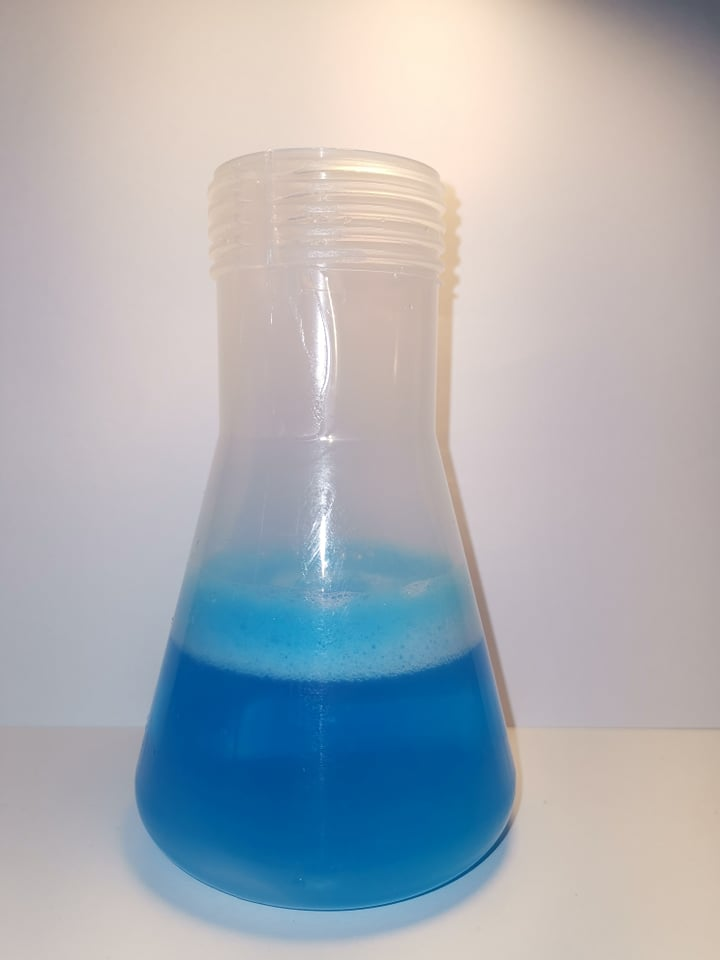
#> input picture foam_detection/foaming_images/Bluex3_foamx3.jpg, 720 x 960 px, found by its file name
$ python main_old_method.py
#> lines starting #> are read from the running program, lines starting #| are printed output that depends on the picture; after the words box and inside, x2 and y2 are one past the last pixel; in counts of white or black regions, pixels touching at a corner belong together; long printed decimals are rounded
### foam_detection/utils/rescaleFrame.py
import cv2

# Rescaling image
def rescaleFrame(frame, scale):
    """
    Function to rescale an image based on a scale ratio
    :param frame: image to rescale
    :param scale: positive float representing scale
    :returns: rescaled image
    """
    width = int(frame.shape[1] * scale)
    height = int(frame.shape[0] * scale)
    dimensions = (width, height)

    return cv2.resize(frame, dimensions, interpolation=cv2.INTER_CUBIC)

### foam_detection/utils/getEdges.py
import cv2
import numpy as np

def getEdges(image, blur):
    """
    function to get the canny edges of an image after applying shapening and blurring.

    :param image: image to find the edges
    :param blur: odd number for the blur kernel
    :returns: the edges from the image

    """
    if blur%2 == 0:
        raise Exception("Blur must be odd integer")

    kernel = np.array([[0, -1, 0],
                    [-1, 5,-1],
                    [0, -1, 0]], )
    image_sharp = cv2.filter2D(src=image, ddepth=-1, kernel=kernel)
    # cv2.imshow('sharpened image', image_sharp)

    # Apply Bilateral Blurring (to reduce noise while keeping edges sharp)
    # blurred = cv2.bilateralFilter(image_sharp, blur, 75, 75)
    blurred = cv2.GaussianBlur(image_sharp,(blur,blur),0)

    canny_edges = cv2.Canny(blurred, 45, 155)
    return canny_edges

### foam_detection/utils/extendLines.py
import cv2
import numpy as np

def extendLines(canny):
    """
    Function that finds any straight lines in an image and draws an extended white line over it.
    (purpose is to fill any gaps in edge contours of our flask)

    :param canny: The image to find the lines on
    :returns: image with the extended lines drawn
    """
    # Finding any lines in the canny edge image using HoughLines transform
    lines = cv2.HoughLinesP(canny,rho = 1,theta = 1*np.pi/180,threshold = 100,minLineLength = 100,maxLineGap = 50)

    # Drawing the lines onto the edges image to fill any gaps in the bottle contour
    N = lines.shape[0]
    for i in range(N):
        x1 = lines[i][0][0]
        y1 = lines[i][0][1]
        x2 = lines[i][0][2]
        y2 = lines[i][0][3]

        # Finding the angle of the lines
        if x2 == x1:
            theta = 90
        else:
            m = (y2-y1)/(x2-x1)
            theta_rad = np.arctan(m)
            theta = theta_rad *180/np.pi

        # calculate the length to extend by
        length = np.sqrt((x2-x1)**2 + (y2-y1)**2)
        length_to_extend = 0.39*length

        # Only keeping the lines that are not flat so we don't get the table
        if theta >30 or theta <-30:
            # calculating coordinates of lines after extension
            if theta != 90:
                x0 = np.round(x1-length_to_extend*np.cos(theta_rad)).astype(int)
                x3 = np.round(x2+length_to_extend*np.cos(theta_rad)).astype(int)
                y0 = np.round(y1-length_to_extend*np.sin(theta_rad)).astype(int)
                y3 = np.round(y2+length_to_extend*np.sin(theta_rad)).astype(int)
            else:
                x0 = x1
                x3 = x2
                y0 = np.round(y1-length_to_extend).astype(int)
                y3 = np.round(y2+length_to_extend).astype(int)

            # Drawing the lines onto the image
            cv2.line(canny,(x0,y0),(x3,y3),255,2)
    return canny

### foam_detection/utils/extractFlask.py
import cv2
import numpy as np
from utils.findBestContour import findBestContour
from utils.extendLines import extendLines

def extractFlask(image, canny):
    """
    This function extracts the flask from the image given canny edges, after perfoming
    different morphological operations
    :param image: coloured image containing flask
    :param canny: binary image of the canny edges
    :returns masked_image: image of the extract flask
    :returns box: contains [x, y, w, h] coords of the bounding box of the flask
    """
    # Extend any straight lines in the canny edges image to fill big gaps of the contour
    canny = extendLines(canny)

    # Closing any small gaps in the edges
    kernel = cv2.getStructuringElement(cv2.MORPH_ELLIPSE, (7, 7))
    canny = cv2.morphologyEx(canny, cv2.MORPH_CLOSE, kernel, iterations=1)

    # Filling all the contours white
    canny_filled = canny.copy()
    contours, hierarchy = cv2.findContours(canny, cv2.RETR_TREE, cv2.CHAIN_APPROX_NONE)
    for c in contours:
         cv2.fillPoly(canny_filled, pts=[c], color=255)

    cv2.imshow("close", canny_filled)
    cv2.waitKey(0)
    # then eroding any external thin line contours
    kernel = cv2.getStructuringElement(cv2.MORPH_ELLIPSE, (5, 5))
    close = cv2.erode(canny_filled, kernel, iterations=2)
    close = cv2.dilate(close, kernel, iterations=2)

    # bit mask and extract flask object from the original image
    masked_edges = cv2.bitwise_and(canny, close)
    masked_edges = cv2.morphologyEx(masked_edges, cv2.MORPH_CLOSE, kernel, iterations=3)

    cv2.imshow("close", close)
    cv2.imshow("canny_ex", canny)
    cv2.imshow("masked_edges", masked_edges)
    cv2.waitKey(0)


    # Finding the best contour that matches the flask
    search_contour = cv2.imread("foam_detection/images/object_mask.jpg", 0)
    best_contour, box =  findBestContour(masked_edges, search_contour)

    # bit mask and extract flask object from the original image
    mask = np.zeros(image.shape, dtype = "uint8")
    cv2.fillPoly(mask, pts=[best_contour], color=(255,255,255))
    masked_image = cv2.bitwise_and(image, mask)

    return masked_image, box

### foam_detection/utils/findBestContour.py
import numpy as np
import cv2
import math

def findBestContour(canny, search_contour):
    """
    Function to find the contour that best fits the shape of the search_contour. (flask)

    :param canny: binary image of the edges of the image
    :returns best_fit_contour: the contour that best fits the shape of the flask
    :returns box: contains [x, y, w, h] coords of the bounding box of the flask
    """
    # Use the canny edges to list out the contours
    contours, hierarchy = cv2.findContours(canny, cv2.RETR_TREE, cv2.CHAIN_APPROX_NONE)


    max_points = -math.inf
    for c in contours:
        if cv2.contourArea(c) > 0.1*canny.shape[1]**2:

            x,y,w,h = cv2.boundingRect(c)

            in_bounds = True
            if x < 0 or y < 0 or x+w <0 or y+h <0:
                in_bounds = False
            if x > 768 or y>768 or x+w > 768 or y+h > 768:
                in_bounds = False

            if True:
                contour_fill = np.zeros(canny.shape, dtype = "uint8")
                cv2.fillPoly(contour_fill, pts=[c], color=255)
                resized_mask = cv2.resize(search_contour, (w,h))
                mask = np.zeros(canny.shape, dtype = "uint8")
                mask[y:y+resized_mask.shape[0], x:x+resized_mask.shape[1]] = resized_mask


                points = 0
                for i in range(y, resized_mask.shape[0]):
                    for j in range(y, resized_mask.shape[1]):
                        # print(resized_mask.shape[0], resized_mask.shape[1], mask.shape, contour_fill.shape)
                        if (mask[i][j] == 0 and contour_fill[i][j] == 0) or (mask[i][j] == 255 and contour_fill[i][j] == 255):
                            points += 1
                points = points/cv2.contourArea(c)

                if points > max_points:
                    max_points = points
                    print(points)
                    cv2.imshow("mask",mask)
                    cv2.waitKey(0)
                    best_fit_contour = c
                    box = [x, y, w, h]
    return best_fit_contour, box

### foam_detection/junk/main_old_method.py
"""
NOTE: This file may call functions that have been updated, so there may be errors.
Please use the new main.py file instead.

"""


import cv2
import numpy as np

from utils.rescaleFrame import rescaleFrame
from utils.getEdges import getEdges
from utils.extractFlask import extractFlask
from utils.getDigestateInfo import getDigestateInfo


def main(image=None):

    # Reading the image (this usually will not be needed if an image is passed into this function)
    image = cv2.imread("foam_detection/foaming_images/Bluex3_foamx3.jpg")
#> image is the input picture: shape (960, 720, 3); mean B, G, R 181.7, 175.4, 170.5

    # Rescaling the image to be maximum size of (768x768)
    scale = 768/max(image.shape[0],image.shape[1])
#> scale = 0.8
    image = rescaleFrame(image, scale)
    cv2.imshow("original image", image)

    # Finding the edges of the image using Canny Edge detector
    canny = getEdges(image, 3)
#> in getEdges, `canny_edges = cv2.Canny(blurred, 45, 155)`:
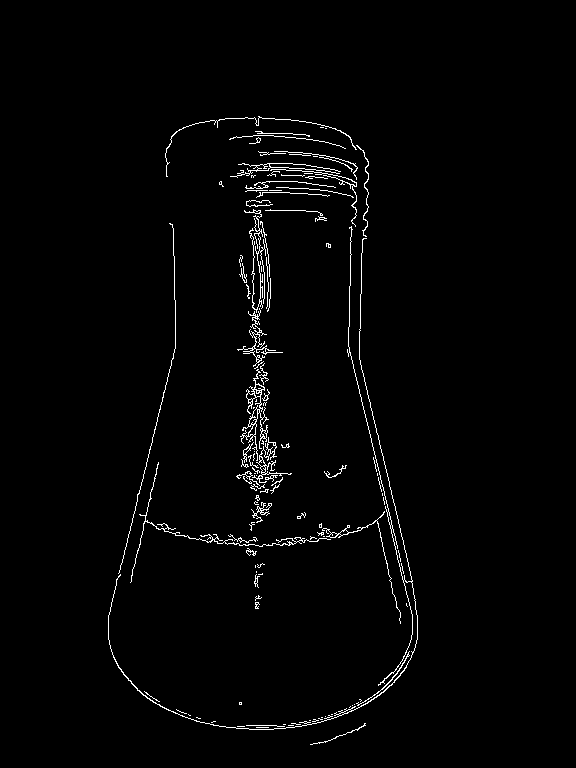
#> canny_edges: shape (768, 576); 1.7% white in thin lines or dots, all inside (x1, y1, x2, y2) = (108, 116, 418, 745)

    # Extract the flask from the image using the canny edges and getting the bounding box
    masked_image, box = extractFlask(image, canny)
#> in extendLines, `lines = cv2.HoughLinesP(canny,rho = 1,theta = 1*np.pi/180,threshold = ..`: lines = 16 rows, first 6: [108, 618, 175, 346], [256, 608, 265, 118], [348, 340, 417, 639], [255, 608, 263, 118], [253, 555, 253, 118], [349, 311, 415, 599]
#> the loop in extendLines, `for i in range(N):` made 16 passes
#> (x1, y1, x2, y2, m, theta_rad, theta, length) on passes 1, 2, 3, 4, 6, 7, 8, 9, 10, 11, 12, 14: (108, 618, 175, 346, -4.06, -1.33, -76.16, 280.1), (256, 608, 265, 118, -54.44, -1.55, -88.95, 490.1), (348, 340, 417, 639, 4.33, 1.34, 77.01, 306.9), (255, 608, 263, 118, -61.25, -1.55, -89.06, 490.1), (349, 311, 415, 599, 4.36, 1.35, 77.09, 295.5), (254, 583, 262, 118, -58.12, -1.55, -89.01, 465.1), (262, 574, 270, 118, -57, -1.55, -88.99, 456.1), (254, 503, 260, 117, -64.33, -1.56, -89.11, 386), (259, 604, 267, 118, -60.75, -1.55, -89.06, 486.1), (257, 608, 266, 118, -54.44, -1.55, -88.95, 490.1), (374, 460, 416, 642, 4.33, 1.34, 77.01, 186.8), (173, 228, 175, 345, 58.5, 1.55, 89.02, 117)
#> (x1, y1, x2, y2, length, length_to_extend, x0, x3) on passes 5, 13: (253, 555, 253, 118, 437, 170.4, 253, 253), (252, 554, 252, 118, 436, 170, 252, 252)
#> after the loop in extendLines, `for i in range(N):`:
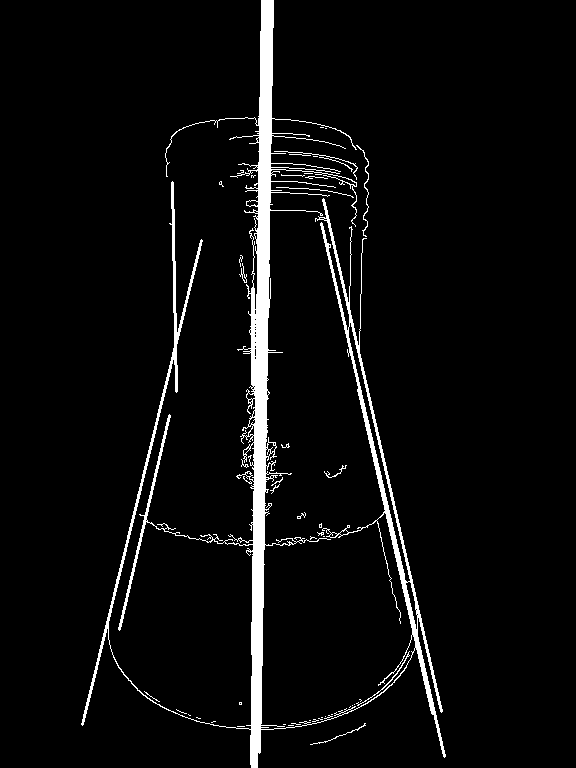
#> canny: shape (768, 576); 4.7% white; 49 white regions (33 under 20 px), largest, box (x1, y1, x2, y2) and area: (81, 0, 446, 768) 19701, (356, 145, 369, 237) 131, (274, 151, 358, 180) 107
#> in extractFlask, `canny = cv2.morphologyEx(canny, cv2.MORPH_CLOSE, kernel, iterations=1)`: canny: shape (768, 576); 6.4% white; 6 white regions (2 under 20 px)
#> in extractFlask, `contours, hierarchy = cv2.findContours(canny, cv2.RETR_TREE, cv2.CHAIN..`: contours = 14 contours, 3 with area under 20; largest, box (x1, y1, x2, y2) and area: (81, 0, 446, 768) 106746, (264, 210, 385, 546) 27053, (261, 516, 413, 727) 24133, (108, 514, 253, 728) 23238, (270, 119, 369, 326) 4238
#> the loop in extractFlask, `for c in contours:` made 14 passes
#> after the loop in extractFlask, `for c in contours:`:
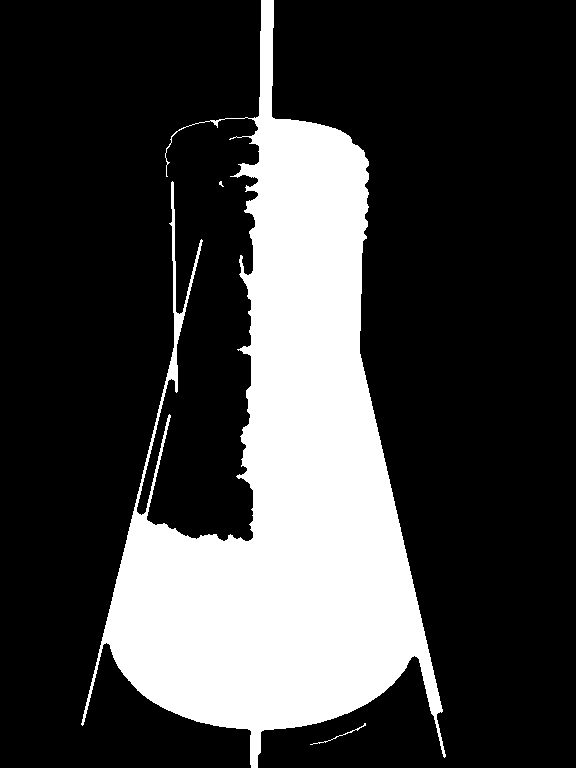
#> canny_filled: shape (768, 576); 24.6% white; 3 white regions (1 under 20 px), largest, box (x1, y1, x2, y2) and area: (81, 0, 446, 768) 108654, (310, 723, 366, 745) 75
#> in extractFlask, `kernel = cv2.getStructuringElement(cv2.MORPH_ELLIPSE, (5, 5))`: kernel = [[0, 0, 1, 0, 0], [1, 1, 1, 1, 1], [1, 1, 1, 1, 1], [1, 1, 1, 1, 1], [0, 0, 1, 0, 0]]
#> in extractFlask, `close = cv2.erode(canny_filled, kernel, iterations=2)`: close: shape (768, 576); 21.9% white; 3 white regions (2 under 20 px), largest, box (x1, y1, x2, y2) and area: (107, 0, 438, 753) 96872
#> in extractFlask, `close = cv2.dilate(close, kernel, iterations=2)`: close: shape (768, 576); 24% white; 3 white regions, box (x1, y1, x2, y2) and area: (103, 0, 442, 757) 105796, (168, 363, 178, 380) 140, (174, 313, 183, 326) 93
#> in extractFlask, `masked_edges = cv2.bitwise_and(canny, close)`: masked_edges: shape (768, 576); 5.8% white; 6 white regions (1 under 20 px), largest, box (x1, y1, x2, y2) and area: (103, 0, 442, 757) 25350, (168, 363, 178, 380) 140, (174, 313, 183, 326) 93, (324, 465, 347, 478) 78, (297, 512, 306, 519) 38
#> in extractFlask, `masked_edges = cv2.morphologyEx(masked_edges, cv2.MORPH_CLOSE, kernel,..`: masked_edges: shape (768, 576); 7.1% white; 6 white regions (1 under 20 px)
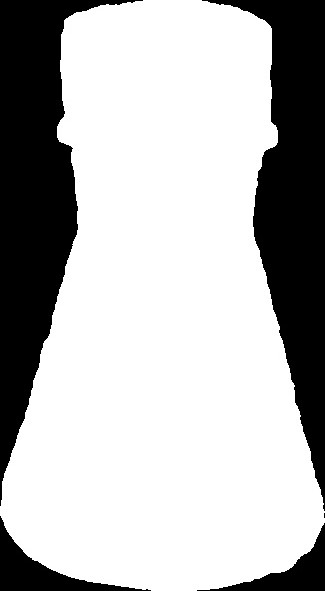
#> input picture foam_detection/images/object_mask.jpg, 325 x 591 px, found by its file name
#> in extractFlask, search_contour is the input picture: shape (591, 325); min 0, max 255, mean 181.4
#> in findBestContour, `contours, hierarchy = cv2.findContours(canny, cv2.RETR_TREE, cv2.CHAIN..`: contours = 13 contours, 1 with area under 20; largest, box (x1, y1, x2, y2) and area: (103, 0, 442, 757) 105000, (264, 210, 385, 543) 26784, (261, 524, 413, 727) 22988, (108, 525, 253, 728) 21899, (325, 192, 356, 258) 1304
#> the loop in findBestContour, `for c in contours:` made 13 passes
#> (x, y, w, h, in_bounds, points, max_points) on pass 3: (103, 0, 339, 757, True, 1.84, 1.84)
#| 1.837
#> after the loop in findBestContour, `for c in contours:`: contour_fill: shape (768, 576); 24% white; 1 white region, box (x1, y1, x2, y2) and area: (103, 0, 442, 757) 106030
#> after the loop in findBestContour, `for c in contours:`:
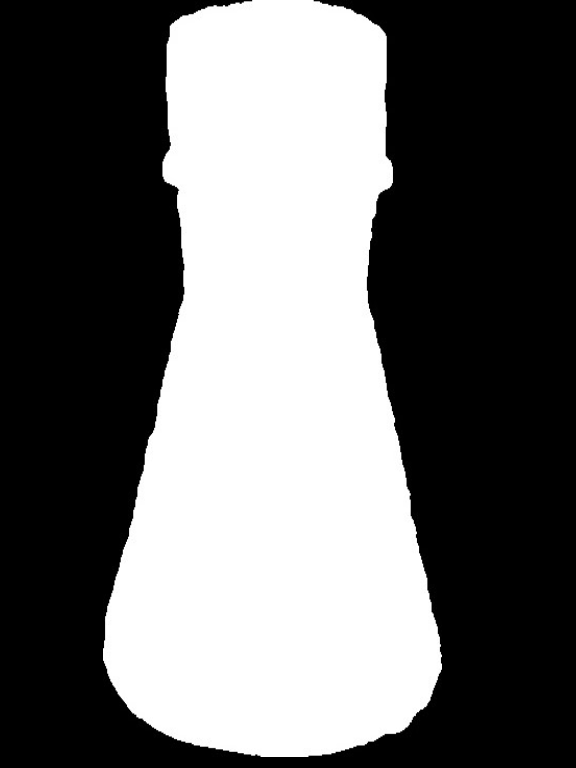
#> mask: shape (768, 576); min 0, max 255, mean 105.2
#> after the loop in findBestContour, `for c in contours:`: best_fit_contour = contour of 2058 points, box (x1, y1, x2, y2) (103, 0, 442, 757), area 105000; max_points = 1.84
#> in extractFlask, `best_contour, box =  findBestContour(masked_edges, search_contour)`: best_contour has the same summary as best_fit_contour in findBestContour; box = [103, 0, 339, 757]
#> in extractFlask, `masked_image = cv2.bitwise_and(image, mask)`:
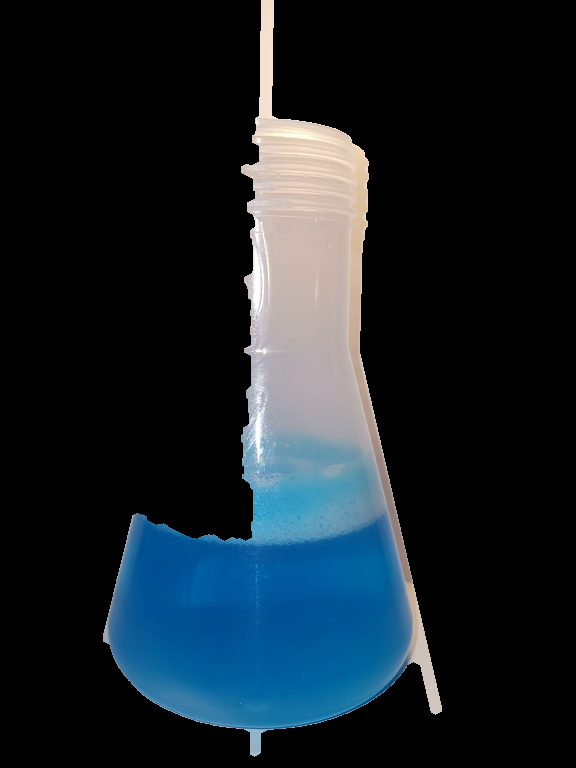
#> masked_image: shape (768, 576, 3); mean B, G, R 40.3, 33.2, 23
#> box = [103, 0, 339, 757]
    x,y,w,h = box
#> x = 103; y = 0; w = 339; h = 757
    cv2.imshow("masked_image", masked_image)

    # Detecting edges again using Canny Edges method to find the water/foam levels
    canny = getEdges(masked_image, 3)
#> call 2 of getEdges, with blur = 3
#> in getEdges (call 2), `canny_edges = cv2.Canny(blurred, 45, 155)`:
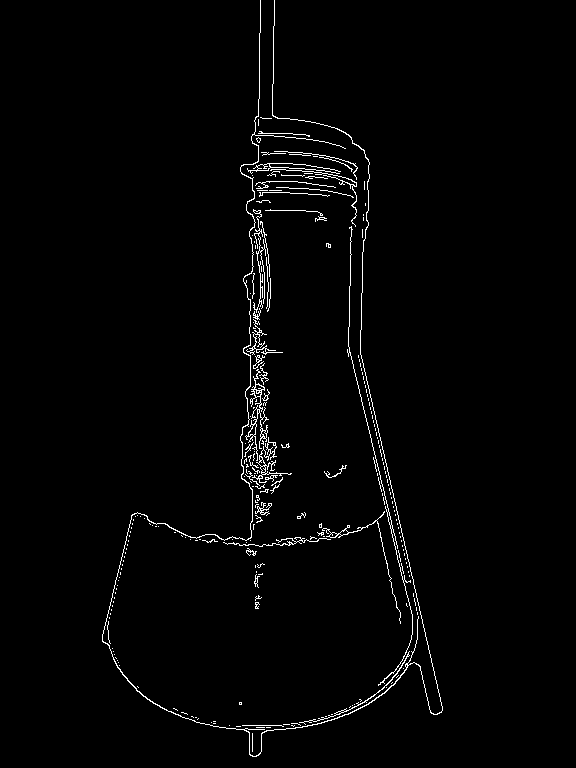
#> canny_edges: shape (768, 576); 1.7% white in thin lines or dots, all inside (x1, y1, x2, y2) = (102, 0, 443, 757)
    cv2.imshow("canny", canny)

    # Getting info about the digestate such as colour, amount, foaming etc
#> (the run stopped early here; a loop or call above may not have finished)
